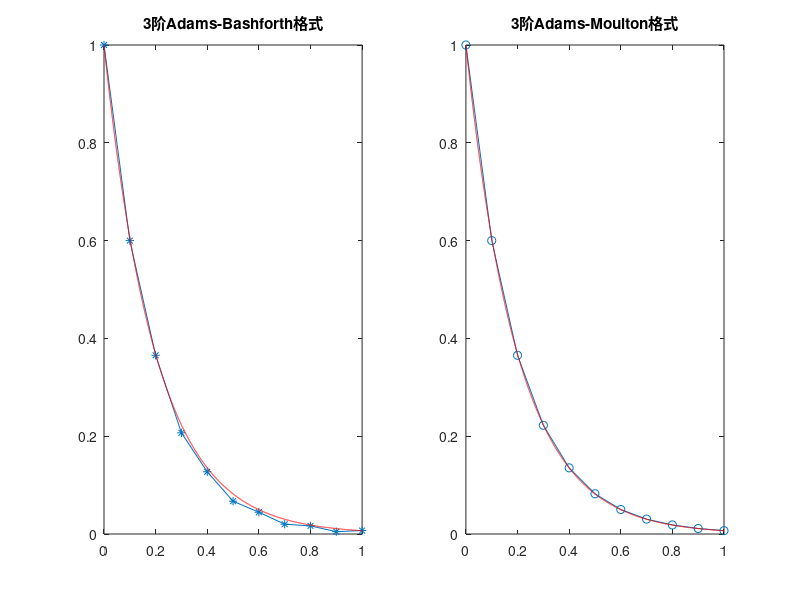

Reproduce this figure in MATLAB.
% Huadong Gao 高华东：教学用
% 李荣华-刘播：微分方程数值解法 第四版
% page 22 第三小题：使用3阶Adams-Bashforth（显）以及Adams-Moulton（隐）方法
% 求解 u'=-5u,u(0)=1.步长分别取h=0.1，0.05，比较算法精度。
% 首先，我们知道其真解是 u = exp(-5t)。At t=1, u= exp(-5).
% AB3: u_(n+1) = u_n + h/12*(23*f_n   -16*f_(n-1)+5*f_(n-2))
% AM3: u_(n+1) = u_n + h/12*( 5*f_(n+1)+8*f_(n)    -f_(n-1))
%

T= 1; % 最终时间
dt = 0.1; % 步长
xh = 0:dt:T; % 时间节点
uh1= zeros(length(xh),1); % 存储AB3格式计算结果
uh2= zeros(length(xh),1); % 存储AM3格式计算结果

%%% 对初始的几层数值解赋予初值：多步方法对前几步的数值解都有依赖AB3依赖前面3层的解，AM3依赖2层。
uh1(1) = 1.0;             % 赋予初始值
uh1(2) = exp(-5*dt);      % 赋予初始值
uh1(3) = exp(-5*2*dt);    % 赋予初始值
uh1(2) = (uh1(1)+0.5*dt*(-5*uh1(1)))/(1+0.5*dt*5); % 梯形公式凑合--如何提供足够精度的初始数值解？
uh1(3) = (uh1(2)+dt/12*(8*(-5*uh1(2))-(-5*uh1(1))))/(1-dt/12*5*(-5)); % 使用隐式AM3算第3步

uh2(1) = 1.0;             % 赋予初始值
uh2(2) = exp(-5*dt);      % 赋予初始值:作弊--我们直接用真实解代替
uh2(2) = (uh2(1)+0.5*dt*(-5*uh2(1)))/(1+0.5*dt*5); % 梯形公式凑合--如何提供足够精度的初始数值解？
uh2(3) = (uh2(2)+dt/12*(8*(-5*uh2(2))-(-5*uh2(1))))/(1-dt/12*5*(-5)); % 使用AM3算第3步，一起循环


% 下面是主要的计算部分，我们用while loop进行时间推进
tc = 3*dt;    % 现在的时间 time at current time（现在是3*dt，因为好几个步长已经过去了）
itc=4;        % 现在的时间所对应的 index（为了读取、存储something from/into 数组）
while tc < T+1e-12    

    uh1(itc)= uh1(itc-1)+dt/12*(23*(-5*uh1(itc-1))-16*(-5*uh1(itc-2)) +5*(-5*uh1(itc-3))); % AB3
    uh2(itc)= (uh2(itc-1)+dt/12*(8*(-5*uh2(itc-1))-(-5*uh2(itc-2))))/(1-dt/12*5*(-5)); % AM3  
        
    if abs(tc - T) <1e-12 % 一旦运行时间 tc 到了 T 附近
        break             % 就终止 while 循环
    end                   % break 跳出
    
    tc = tc + dt;         % 时间更新，增加dt
    itc = itc +1;         % index指标增加+1
end

%下面是后处理部分，包括
%画图，计算误差等

subplot(1,2,1)
plot(xh,uh1,'-*')
hold on
plot(0:1e-4:T,exp(-5*(0:1e-4:T)),'r-')
title("3阶Adams-Bashforth格式")

subplot(1,2,2)
plot(xh,uh2,'-o')
hold on
plot(0:1e-4:T,exp(-5*(0:1e-4:T)),'r-')
title("3阶Adams-Moulton格式")

% 计算并显示误差
format longE
disp([abs(exp(-5)-uh1(end)),abs(exp(-5)-uh2(end))])


